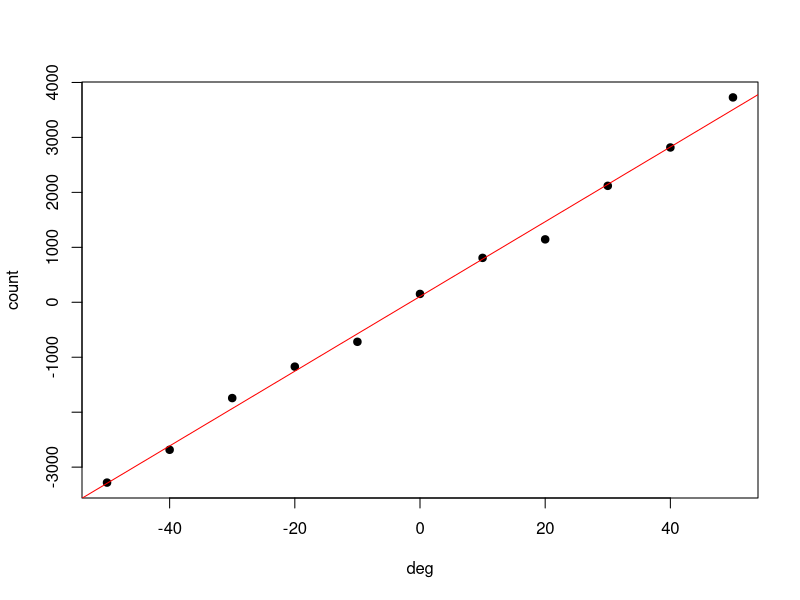
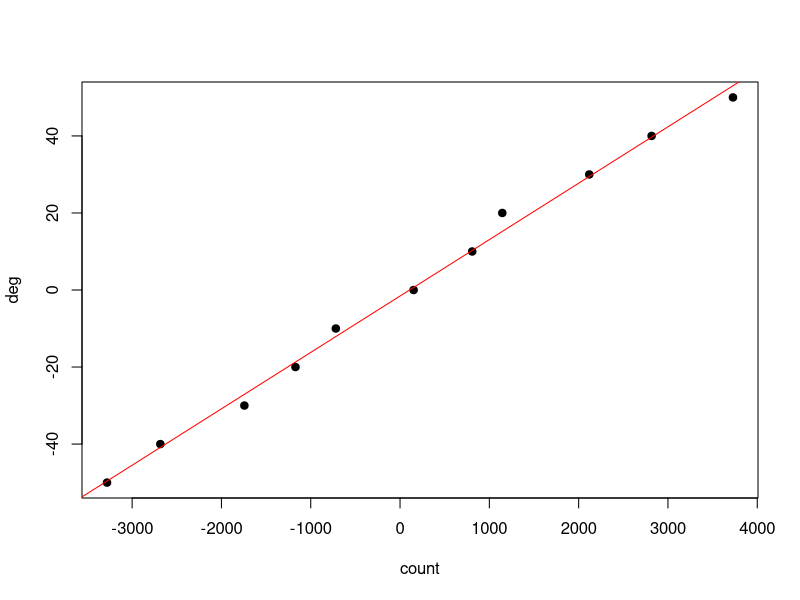

The R source for these figures, in order:
deg = c(-50,-40,-30,-20,-10,0,10,20,30,40,50)
count = c(-3281,-2684,-1743,-1171,-719,152,808,1145,2119,2817,3728)

countDeg = lm(count ~ deg)
degCount = lm(deg~count)



summary(countDeg)
summary(degCount)

plot(deg, count, pch = 19)
abline(countDeg, col = "red")


plot(count, deg, pch = 19)
abline(degCount, col = "red")

predict(degCount, data.frame(count=2000))

